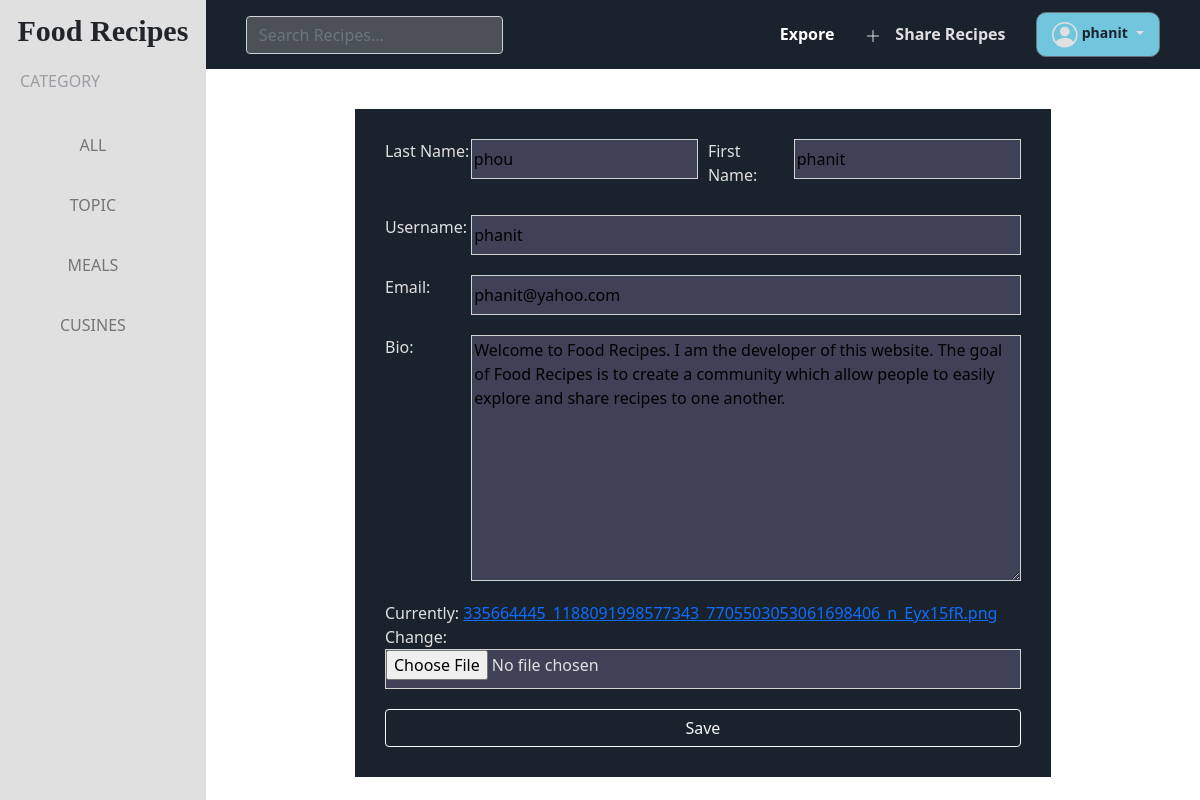
/editProfile (signed in), run on the app's committed database.
### base/models.py (models this page shows, shortened)
class User(AbstractUser):
    email = models.EmailField(unique=True, null=True)
    bio = models.TextField(default=None, blank=True, null=True)
    avatar = models.ImageField(default=None, blank=True, null=True)
    first_name = models.TextField(default=None, blank=True, null=True)
    last_name = models.TextField(default=None, blank=True, null=True)
    allergy_ingrediets = models.TextField(default=None, blank=True, null=True)
    favorite_ingrediets = models.TextField(default=None, blank=True, null=True)

### base/views.py (the view)
# urls.py: path("editProfile", views.editProfile, name="editProfile"),
@login_required(login_url='login')
def editProfile(request):
    editProfileForm = edit_profile_form(instance=request.user)
    if request.method == 'POST':
        editProfileForm = edit_profile_form(request.POST, request.FILES, instance=request.user)
        if editProfileForm.is_valid():
            editProfileForm.save()
            url=reverse('profile',kwargs={'userId':request.user.id})
            return HttpResponseRedirect(url)
    return render(request, 'base/editProfile.html',{'editProfileForm':editProfileForm})

### base/views.py
class edit_profile_form(ModelForm):
    class Meta:
        model = User
        fields = ('avatar', 'email', 'bio', 'first_name', 'last_name', 'username')
        widgets = {'first_name': forms.TextInput,'last_name': forms.TextInput}

### base/templates/base/editProfile.html (shortened to what this page needs)
{% extends 'base/layout.html' %} {% block body %}
<div class="edit_profile_body">
  <div class="edit_prfile_container">
    <form
      method="post"
      action="{% url 'editProfile'%}"
      enctype="multipart/form-data"
    >
      <div class="edit_first_last_name">
        <label>Last Name:</label>
        {{editProfileForm.last_name}}
        <label style="margin-left: 10px">First Name:</label>
        {{editProfileForm.first_name}}
      </div>
      <div><label>Username:</label>{{editProfileForm.username}}</div>
      <div><label>Email:</label>{{editProfileForm.email}}</div>
      <div><label>Bio:</label>{{editProfileForm.bio}}</div>
      <div style="display: block">{{editProfileForm.avatar}}</div>
      <button type="submit" class="btn btn-outline-light">Save</button>
    </form>
  </div>
</div>
{%endblock%}

### base/templates/base/layout.html (shortened to what this page needs)
<!DOCTYPE html>
{% load static %}
<html lang="en">
  <head>
    <link
      rel="stylesheet"
      href="https://stackpath.bootstrapcdn.com/bootstrap/4.4.1/css/bootstrap.min.css"
    />
    <link rel="stylesheet" href="{% static 'base/styles.css' %}" />
    <link
      href="https://cdn.jsdelivr.net/npm/bootstrap@5.0.0/dist/css/bootstrap.min.css"
      rel="stylesheet"
    />
  </head>
  <body>
    <div class="body">
      <div class="left_container">
        <div class="page_title">
          <h1>Food Recipes</h1>
        </div>
        <div class="category_container">
          <span>CATEGORY</span>
          <div style="margin-top: 30px">
          </div>
        </div>
      </div>
      <div class="right_container">
        <div class="navbar">
          <div class="navbar_left">
            <form
              class="d-flex"
              role="search"
              method="post"
              action="{%url 'index'%}"
            >
              <input
                id="search_input"
                class="form-control me-2 search_input"
                type="search"
                placeholder="Search Recipes..."
                aria-label="Search"
                name="search"
              />
            </form>
          </div>
          <div class="navbar_right">
            <a class="navbar_explore" href="{% url 'index' %}">
              <span class="badge text-bg-light">Expore</span>
            </a>
            <a class="navbar_sharerecipes" href="{% url 'shareRecipes' %}">
              <svg
                xmlns="http://www.w3.org/2000/svg"
                width="16"
                height="16"
                fill="currentColor"
                class="bi bi-plus-lg"
                viewBox="0 0 16 16"
              >
                <path
                  fill-rule="evenodd"
                  d="M8 2a.5.5 0 0 1 .5.5v5h5a.5.5 0 0 1 0 1h-5v5a.5.5 0 0 1-1 0v-5h-5a.5.5 0 0 1 0-1h5v-5A.5.5 0 0 1 8 2Z"
                />
              </svg>
              <span class="badge text-bg-light">Share Recipes</span>
            </a>
            {% if user.is_authenticated %}
            <div class="dropdown-center">
              <button
                type="button"
                data-bs-toggle="dropdown"
                aria-expanded="false"
                class="btn btn-secondary dropdown-toggle recipe_user_profile"
                style="
                  background-color: #71c6dd;
                  padding: 8px 15px;
                  border-radius: 10px;
                "
              >
                <span
                  style="color: #1a222d; padding: 0; font-size: 14px"
                  class="badge text-bg-light"
                  >{{user.username}}</span
                >
              </button>
            </div>
            {% endif %}
          </div>
        </div>
        <div>{% block body %}{% endblock %}</div>
      </div>
    </div>
  </body>
</html>

### base/static/base/styles.css (style rules this page uses)
body { min-height: 100vh; padding: 0; margin: 0; position: relative; }
.body { display: flex; max-width: 100%; padding: 0; margin: 0; overflow: hidden; }
.left_container { width: 20%; background-color: #e0e0e0; height: 100vh; }
.left_container .page_title { height: 69px; display: flex; justify-content: center; align-items: center; }
.left_container .page_title h1 { font-size: 30px; font-family: palatino; font-weight: bold; }
.right_container { width: 100%; }
.right_container .navbar { width: 100%; background-color: #1a222d; height: 69px; }
.category_container { width: 100%; padding: 0 40px 0 20px; }
.category_container span { color: rgba(26, 34, 45, 0.35); font-weight: 450; }
.navbar { display: flex; justify-content: space-between; align-items: center; padding: 5px 40px 0; }
.navbar_left { display: flex; align-items: center; }
.form-control:valid { background-color: rgba(91, 95, 101, 0.77) !important; }
.search_input { border: none; width: 300px; }
.navbar_right { display: flex; gap: 20px; align-items: center; }
.navbar_explore { color: #e0e0e0; text-decoration: none; }
.navbar_explore span { font-size: medium; }
.navbar_sharerecipes { color: none; text-decoration: none; }
.navbar_sharerecipes span { color: #e0e0e0; font-size: medium; }
.navbar_sharerecipes svg { fill: #e0e0e0; }
.btn > svg { fill: currentColor; width: 1.6rem; height: 1.6rem; }
.recipe_user_profile { text-decoration: none !important; color: #e0e0e0 !important; }
.edit_profile_body { width: 100%; display: flex; justify-content: center; align-items: flex-start; }
.edit_prfile_container { margin-top: 40px; background-color: #1a222d; padding: 30px; width: 70%; }
.edit_prfile_container form { display: flex; flex-direction: column; gap: 20px; color: #e0e0e0; }
.edit_prfile_container form .edit_first_last_name { justify-content: space-between; }
.edit_prfile_container form .edit_first_last_name label { width: 200px; }
.edit_prfile_container form .edit_first_last_name input { width: 82%; }
.edit_prfile_container form label { width: 100px; }
.edit_prfile_container form div { width: 100%; display: flex; }
.edit_prfile_container form div input, .edit_prfile_container form div textarea { width: 100%; }
.edit_prfile_container form input, .edit_prfile_container form textarea { background-color: #3f4156; border: 1px lightgray solid; }
.edit_prfile_container form input { height: 40px; }

### data on the page
User: username "phanit", last_name "phou", first_name "phanit", email "phanit@yahoo.com", bio "Welcome to Food Recipes. I am the developer of this website. The goal of Food Recipes is to create a community which allow people to easily explore and share recipes to one another."
